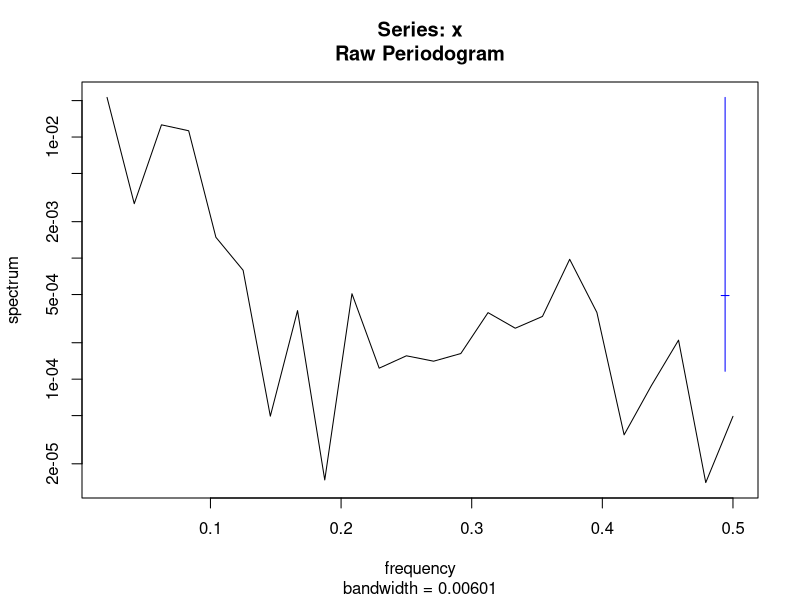
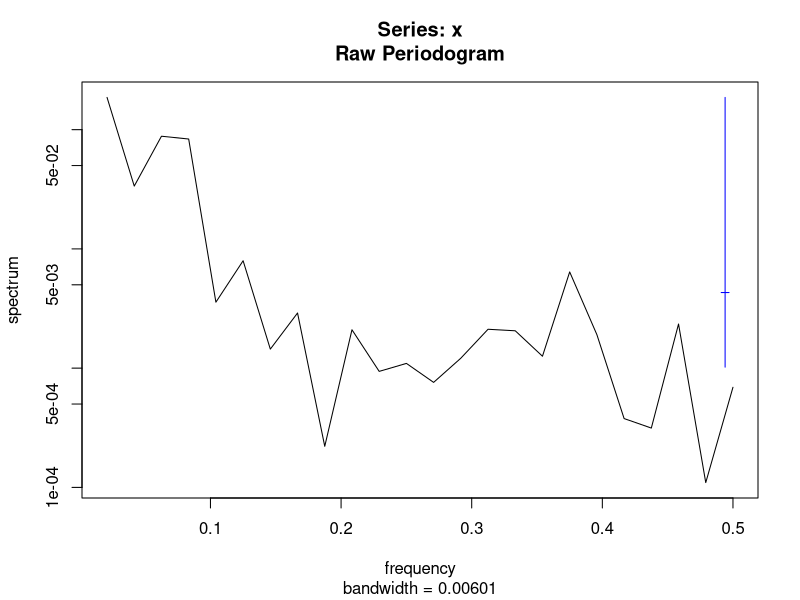
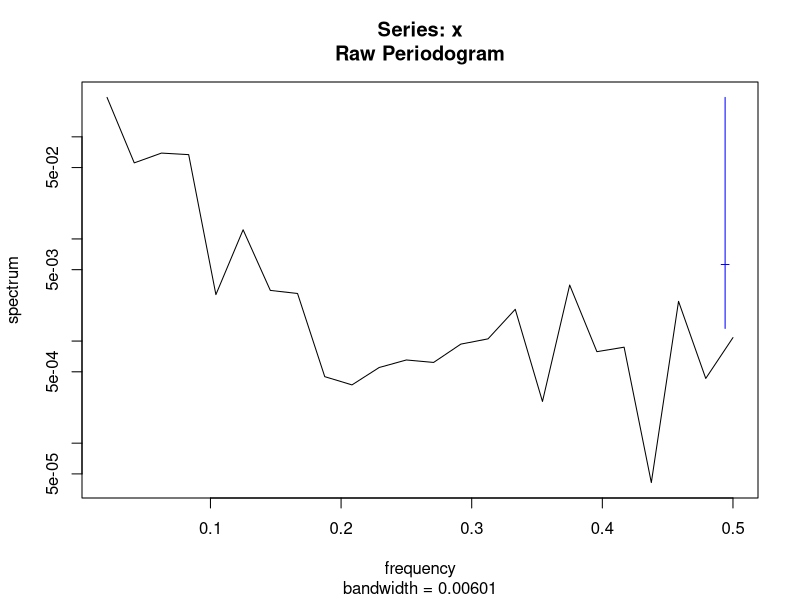
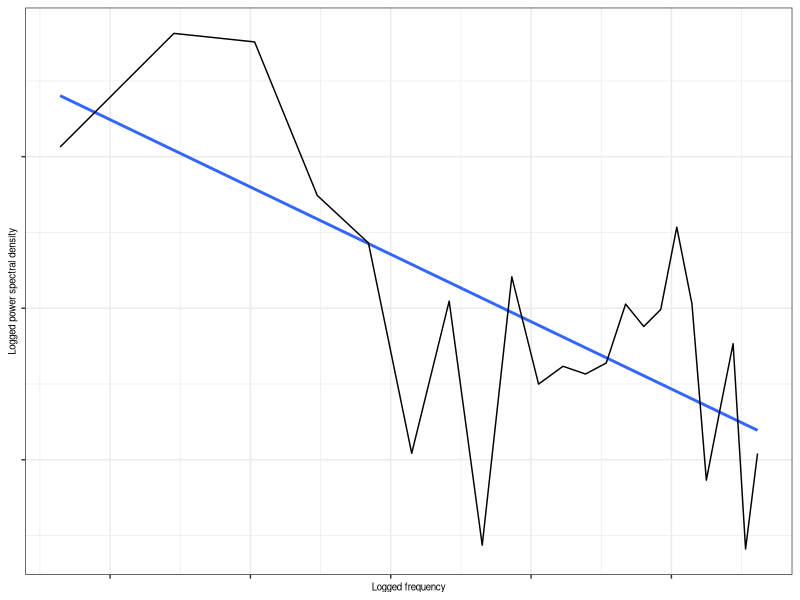
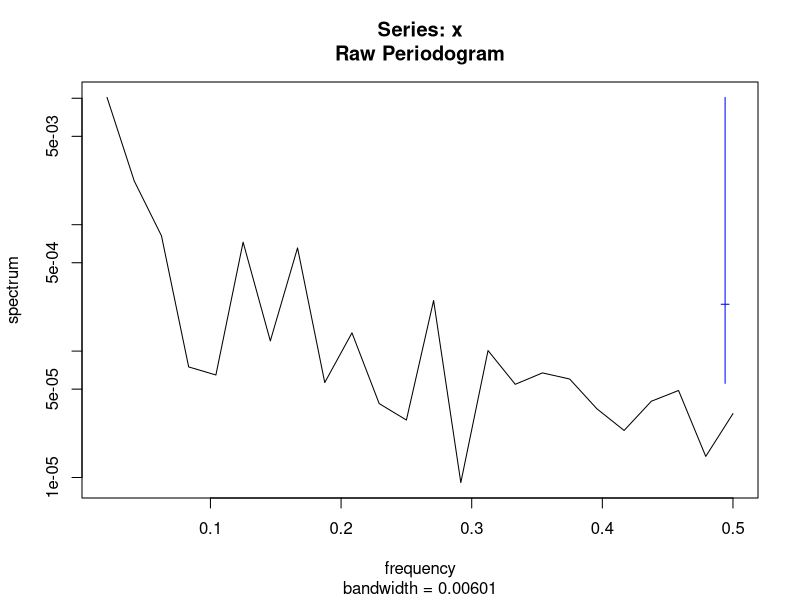
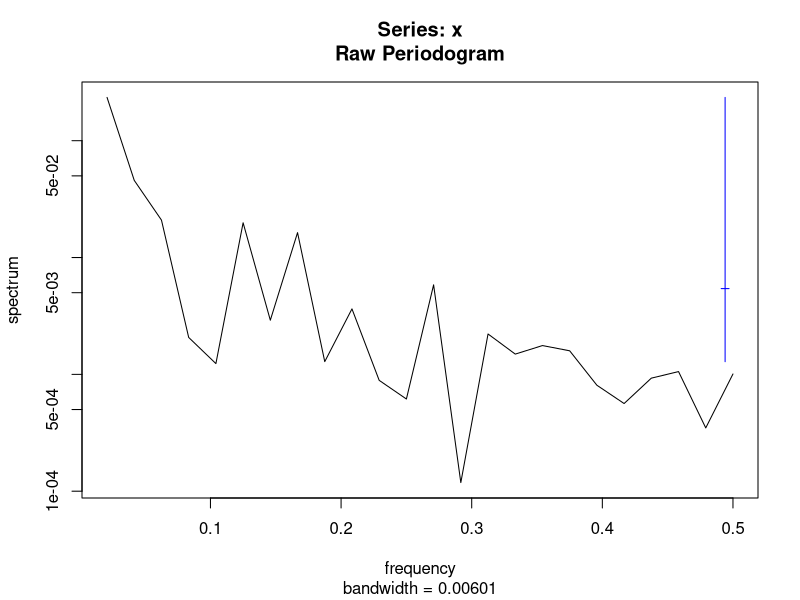
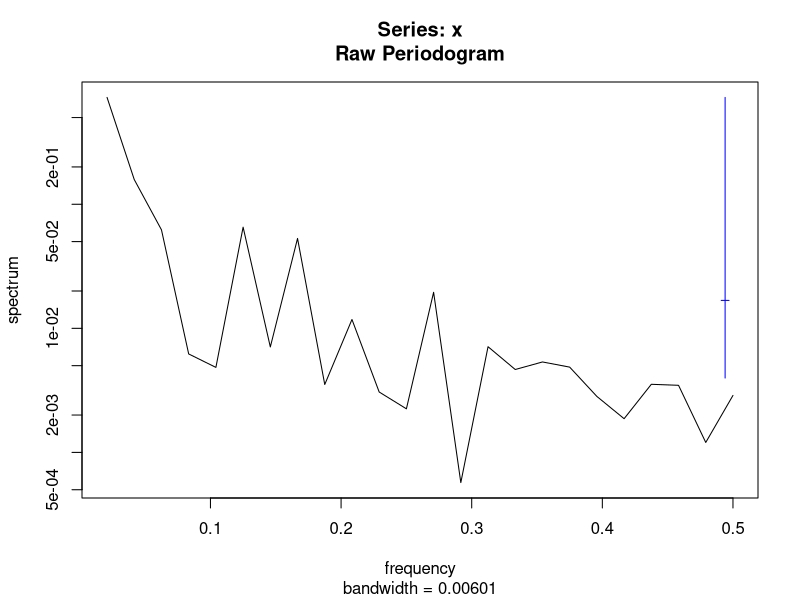

Reproduce these figures in R, in order.
## ---- chunk 1
knitr::opts_chunk$set(echo = FALSE,
                      message = FALSE,
                      warning = FALSE,
                      dev = c("png", "tiff"),
                      dpi = 300)
library(tidyverse)
library(flextable)
library(patchwork)

label_size <- 2.5
smallLabel_size <- 2
title_size <- 8
subtitle_size <- 7
legendText_size <- 6
axisText_size <- 6
axisTitle_size <- 7
facetTitle_size <- 7

## ---- chunk 2

# library(tidyverse)
# library(patchwork)
#----------------------------------------------------------------------------
gbmFun <- function(tau = 40, m = 0.001, s = 0.003, x0 = 1,
                   randVec = NULL, seed = NULL) {
  if(is.null(randVec)){
    if(!is.null(seed)){set.seed(seed)}
    randVec <- rnorm(tau)
  }
  epsilon <- randVec
  lx <- c(); lx[1] <- log(x0)
  drift <- (m - s * s / 2)
  for(t in 2:tau){
    dBt <-  s * epsilon[t]
    lx[t] <- lx[t - 1] + drift + dBt
  }
  x <- exp(lx)
  return(x)
}
# m <- 0.001
# s <- 0.003
# tau <- 400
# x0 <- 1
# x <- gbmFun(tau, m, s, x0, randVec = NULL)
# df_plot <- data.frame(t = 1:tau, x)
# gg <- ggplot(df_plot, aes(x = t, y = x))
# gg <- gg + geom_line()
# acf(diff(log(x)))
# hist(diff(log(x)))
# shapiro.test(diff(log(x)))
#---------------------------------------------------------------------------
# Algorithm 6.2 in Tankov 2003 Financial modeling with jump processes
compoundPoisFun <- function(tau, lambda, m_y = 0, s_y = 1,
                            seed = NULL, maxiter = 500){
  if(!is.null(seed)){set.seed(seed)}
  N <- rpois(1, lambda * tau)
  U <- runif(N) * tau
  U <- round(U)
  n_iter <- 0; flag <- 1
  while(flag == 1){
    n_iter <- n_iter + 1
    U <- runif(N) * tau
    U <- round(U)
    if(sum(duplicated(U)) > 0 & n_iter <= maxiter){
      flag <- 1
    }else{
      flag <- 0
      if(n_iter == maxiter){
        print("Reached maxiter without generating duplicate-free event times vec. Dropping duplicates.")
        U <- U[-which(duplicated(U))]
      }
    }
  }
  Tt <- U[order(U)]
  J <- exp(rnorm(N, m_y, s_y)) - 1
  #---
  cumJ <- cumsum(J)
  # For explicit modeling of Yt per time step
  Yt <- rep(0, tau)
  Yt[Tt] <- cumJ
  #---
  Tt <- c(0, Tt)
  J <- c(0, J)
  if(Tt[length(Tt)] != tau){
    Tt <- c(Tt, tau)
    J <- c(J, 0)
  }
  cumJ <- cumsum(J)
  df_step <- data.frame(Tt, cumJ)
  #--------------------------
  nEvents <- length(Tt)
  cumYt <- c()
  for(i in 1:(nEvents - 1)){
    tStart <- Tt[i]
    tFin <- Tt[i + 1] - 1
    cumYt[tStart:tFin] <- cumJ[i]
  }
  cumYt[tau] <- cumYt[tFin]
  df_Yt <- data.frame(t = 1:tau, Yt, cumYt)
  
  list_out <- list(df_step, df_Yt)
  return(list_out)
  
}
#----------------------------------------------------------------------------
FractDim<-function(Data,graphon=FALSE) {
  X=Data;N=length(X);
  jstart=10;jend=floor(10*(log10(N)-1));
  kvec=c(1:4,floor(2^(c(jstart:jend)/4)));
  indkend=length(kvec);
  k=c()
  AvgLmk=c()
  err=c()
  for(indk in 1:indkend)
  {
    k=kvec[indk]
    Xend=c()
    Xsum=c()
    Lmk=c()
    for(m in 1:k)
    {
      Xend=floor((N-m)/k)
      Xsum=sum(abs(X[m+c(1:Xend)*k]-c(0, X[m+c(1:(Xend-1))*k])))
      Lmk[m]=1/k*1/k*(N-1)/Xend*Xsum
    }
    AvgLmk[indk]=mean(Lmk)
    #  err[indk]=sd(log(Lmk))
  }
  x<-log(kvec)
  y<-log(AvgLmk)
  q<-lm(y~x)
  slope<-q$coefficients[2]
  yintcept<-q$coefficients[1]
  yfit<-x*slope+yintcept
  FrDim <- -slope
  avgRes <- mean(abs(q$residuals))
  if(graphon==TRUE)
  {
    plot(x,y,main="If linear then fractal, w/Fr. Dim = (-)slope",xlab="Ln(k)",ylab="Ln(length of curve with interval k)")
    z<-line(x,yfit);abline(coef(z),col='blue');z<-NULL
    #z<-line(x,y);abline(coef(z),col='blue');z<-NULL
  }
  #z<-line(x,y);qq=coef(z)
  #yintcept=qq[1]
  #FrDim=-qq[2]
  return(c(FrDim, avgRes, yintcept))
}
#===========================================================================
m <- 0.005
s <- m * seq(5.5, 50, length.out = 3)
tau <- 48
x0 <- 1
#rn <- round(runif(1) * 1000)
#rn <- 905
#rn <- 517
# rn <- 340
# set.seed(rn)
# tau <- 12 * 4
lambda <- 0.1


#----------------------------------------------------------------------------
# Generate and plot geometric Brownian movement example
#gBm_seed <- 10^4 * round(runif(1), 4)
#gBm_seed <- 2482
#gBm_seed <- 7781
gBm_seed <- 1029
#randVec <- coloredNoise(N = tau, alpha = 1, scaleIt = T)
#acf(randVec)
list_df <- list()
list_spec <- list()
facet_labels <- c()
for(i in 1:length(s)){
  x <- gbmFun(tau, m, s[i], x0, randVec = NULL, seed = gBm_seed)
  df_x <- data.frame(t = 1:tau, x, s = as.character(s[i]))
  list_df[[i]] <- df_x
  o <- spectrum(x)
  df_gbmSpec <- data.frame(lfreq = log(o$freq), lpwr = log(o$spec))
  df_gbmSpec <- df_gbmSpec[-1, ]
  df_gbmSpec$s <- as.character(s[i])
  list_spec[[i]] <- df_gbmSpec
  
  mod <- lm(lpwr ~ lfreq, df_gbmSpec)
  # summary(mod)
  alpha <- round(as.numeric(coefficients(mod)[2]), 2)
  # yint <- as.numeric(coefficients(mod)[1])
  # df_out <- as.data.frame(broom::glance(mod))
  # adjR2 <- round(df_out$adj.r.squared, 2)
  # N <- df.residual(mod)
  this_facet_label <- paste0("Slope = ", alpha, " fd = ", round(FractDim(x)[1], 2))
  facet_labels[i] <- this_facet_label
}
#---
df_plot <- as.data.frame(do.call(rbind, list_df))
colnames(df_plot)[1:2] <- c("Time", "Project NPV")
df_plot <- subset(df_plot, s == s[2])
gg <- ggplot(df_plot, aes(x = Time, y = `Project NPV`))
gg <- gg + geom_line()
#gg <- gg + facet_wrap(~s, scales = "free_y", ncol = 1)
gg <- gg + theme_bw()
gg <- gg + theme(axis.text = element_blank(),
                 axis.title = element_text(size = axisTitle_size))
gg_gbm <- gg
#---
df_plot <- as.data.frame(do.call(rbind, list_spec))
colnames(df_plot)[1:2] <- c("Logged frequency", "Logged power spectral density")
df_plot <- subset(df_plot, s == s[2])
#names(facet_labels) <- s
gg <- ggplot(df_plot, aes(x = `Logged frequency`, y = `Logged power spectral density`))
gg <- gg + geom_smooth(method = lm, se = F)
gg <- gg + geom_line()
# gg <- gg + facet_wrap(~s, ncol = 1,
#                       labeller = labeller(s = facet_labels))
gg <- gg + theme_bw()
gg <- gg + theme(axis.text = element_blank(),
                 axis.title = element_text(size = axisTitle_size))
gg_gbmSpec <- gg
gg
#----------------------------------------------------------------------------
# Generate and plot compound Poisson process example
#cPp_seed <- 10^4 * round(runif(1), 4)
#cPp_seed <- 6819
#cPp_seed <- 4880
#cPp_seed <- 7656
cPp_seed <- 2558
list_df <- list()
list_spec <- list()
facet_labels <- c()
for(i in 1:length(s)){
  #s_y = 0.3
  list_out <- compoundPoisFun(tau, lambda, m_y = m,
                              s_y = s[i], seed = cPp_seed,
                              maxiter = 500)
  df_x <- list_out[[1]]
  df_x$s <- as.character(s[i])
  list_df[[i]] <- df_x
  
  df_Yt <- list_out[[2]]
  o <- spectrum(df_Yt$cumYt)
  df_spec <- data.frame(lfreq = log(o$freq), lpwr = log(o$spec))
  df_spec <- df_spec[-1, ]
  df_spec$s <- as.character(s[i])
  list_spec[[i]] <- df_spec
  
  mod <- lm(lpwr ~ lfreq, df_spec)
  # summary(mod)
  alpha <- round(as.numeric(coefficients(mod)[2]), 2)
  # yint <- as.numeric(coefficients(mod)[1])
  # df_out <- as.data.frame(broom::glance(mod))
  # adjR2 <- round(df_out$adj.r.squared, 2)
  # N <- df.residual(mod)
  this_facet_label <- paste0("Slope = ", alpha, " fd = ", round(FractDim(df_Yt$cumYt)[1], 2))
  facet_labels[i] <- this_facet_label
  
}
#---
df_plot <- as.data.frame(do.call(rbind, list_df))
colnames(df_plot)[1:2] <- c("Time", "Project NPV")
df_plot <- subset(df_plot, s == s[2])
gg <- ggplot(df_plot, aes(Time, `Project NPV`))
#gg <- ggplot(df_cpp, aes(t, cumYt))
gg <- gg + geom_step()
#gg <- gg + facet_wrap(~s, ncol = 1)
gg <- gg + theme_bw()
gg <- gg + theme(axis.text = element_blank(),
                 axis.title.y = element_blank(),
                 axis.title.x = element_text(size = axisTitle_size))
gg_cpp <- gg
#---
df_plot <- as.data.frame(do.call(rbind, list_spec))
colnames(df_plot)[1:2] <- c("Logged frequency", "Logged power spectral density")
df_plot <- subset(df_plot, s == s[2])
#names(facet_labels) <- s
gg <- ggplot(df_plot, aes(x = `Logged frequency`, y = `Logged power spectral density`))
gg <- gg + geom_smooth(method = lm, se = F)
gg <- gg + geom_line()
# gg <- gg + facet_wrap(~s, ncol = 1,
#                       labeller = labeller(s = facet_labels))
gg <- gg + theme_bw()
gg <- gg + theme(axis.text = element_blank(),
                 axis.title.y = element_blank(),
                 axis.title.x = element_text(size = axisTitle_size))
gg_cppSpec <- gg

## ---- chunk 3
# Define functions
#----------------------------------------------------------------------------
# Table formatting function
FitFlextableToPage <- function(ft, pgwidth = 6){
  
  ft_out <- ft %>% autofit()
  #these_colWidths <- dim(ft_out)$widths * pgwidth  / (flextable_dim(ft_out)$widths)
  these_colWidths <- dim(ft_out)$widths
  these_colWidths[5] <- these_colWidths[1] * 1.5
  #these_colWidths[6] <- these_colWidths[6] * 0.7
  these_colWidths <- these_colWidths * pgwidth  / (flextable_dim(ft_out)$widths)
  ft_out <- width(ft_out, width = these_colWidths)
  return(ft_out)
}

#============================================================================
#============================================================================
# End function definition
#============================================================================
#============================================================================
# Project stage time durations and costs
# (Values given in chronologically reverse order, starting with stage n.)
# Kvec[1] is the launch cost, Tvec[1] is the launch duration.
# Time durations given in years, multiplied by 4 to convert to quarters.
# MSU/cornell
# Tvec <- c(2, 3.5, 1, 2, 4) * 4
# Kvec <- c(300000, 200000, 400000, 400000, 530000)
Tvec <- c(2, 3, 0.85, 1.7, 3.4) * 4
Kvec <- c(250000, 181000, 312000, 336000, 530000)
# Kvec <- c(180541, 311974, 335530, 530250)
# CIP
# Kvec <- c(52000, 213000, 396000, 929000)
# Tvec <- c(1, 0.25, 2, 4.75) * 4
#----------------------------------------------------------------------------
# Create table summarizing stage costs, time durations, and descriptions
stage1desc <- "Basic replication and scaling up"
stage2desc <- "Multi-location/season testing"
stage3desc <- "Compilation of the regulatory dossier"
stage4desc <- "Deregulation"
launchDesc <- "Launch in 2 countries"
descVec <- c(stage1desc, stage2desc, stage3desc, stage4desc, launchDesc)

df_table <- data.frame(Stage = c(1:4, "Launch"),
                       Kn = rev(Kvec),
                       Duration = rev(Tvec),
                       DurationCum = cumsum(rev(Tvec)),
                       Description = descVec)

colnames(df_table)[2:4] <- c("Cost\n(USD)", "Duration\n(annual quarters)", "Cumulative\nduration")

#df_table <- regulartable(df_table)
#df_table
#df_table <- width(df_table, width = 0.7)
table_title <- "Project to research and develop Late Blight resistant potato for release as a public good in 2 developing countries."
table_caption <- "Stage 1-4 costs and durations based on figures reported by Schiek et al. (2016). The launch cost and duration is hypothetical."

#df_table <- FitFlextableToPage(df_table)
# df_table <- add_header_lines(df_table, table_title)
# df_table <- add_footer_lines(df_table, table_caption)
#modifiedColnames <- colnames(df_table)
# modifiedColnames[3] <- "Duration\n(annual quarters)"
df_table %>%
  knitr::kable(
    format = "latex",
    caption = table_title,
    align = "l",
    booktabs = T,
    #longtable = T,
    linesep = " ",
    #   col.names = modifiedColnames,
    escape = F
  ) %>%
  kableExtra::kable_styling(
    position = "left",
    latex_options = c("scale_down", "striped", "repeat"),
    full_width = F,
    stripe_color = "gray!15"
  ) %>%
  # kableExtra::column_spec(column = 2:4, width = "1.25in"
  # ) %>%
  kableExtra::footnote(
    general = table_caption)
# number = c("Footnote 1; ", "Footnote 2; "),
# alphabet = c("Footnote A; ", "Footnote B; "),
# symbol = c("Footnote Symbol 1; ", "Footnote Symbol 2"))

# print_this_table <- function(df_table){
# df_table <- regulartable(df_table)
# df_table <- width(df_table, width = 5.5)
# # df_table <- FitFlextableToPage(df_table)
# 
# df_table %>% #regulartable() %>% autofit() %>%
#   valign(valign = "top", part = "all") %>%
#   align(align = "left", part = "all") %>%
#   fontsize(i = NULL, j = NULL, size = 9, part = "body") %>%
#   fontsize(i = NULL, j = NULL, size = 10, part = "header")
#   
# }


## ---- chunk 4

# Define functions
#------------------------------------------------------------------------
# N-fold ROV w/abandonment value function
rovN <- function(X0, Kvec, Bvec = NULL, Tvec, s, r){
  N <- length(Kvec)
  if(is.null(Bvec)){Bvec <- rep(0, N)}
  fNm1 <- X0
  etaNm10 <- 1
  etaVec <- c()
  fnVec <- c()
  sNm1vec <- c()
  Phi2vec <- c()
  Phi1vec <- c()
  for(i in 1:N){
    Kn <- Kvec[i]
    Bn <- Bvec[i]
    Tn <- rev(cumsum(rev(Tvec)))[i]
    dn <- (log(fNm1 / (Kn - Bn)) + (r - s^2 * etaNm10^2 / 2) * Tn) / (s * etaNm10 * sqrt(Tn))
    Phi1 <- pnorm(dn + s * etaNm10 * sqrt(Tn))
    Phi2 <- pnorm(dn)
    fn <- fNm1 * Phi1 - exp(-r * Tn) * Kn * Phi2 + exp(-r * Tn) * Bn * (1 + Phi2)
    fnVec[i] <- fn
    sNm1vec[i] <- s * etaNm10
    Phi2vec[i] <- Phi2
    Phi1vec[i] <- Phi1
    phi1 <- dnorm(dn + s * etaNm10 * sqrt(Tn))
    dfndfNm1 <- (Phi1 + phi1 * (1 - etaNm10) * s * sqrt(Tn))
    etaNnM1 <- fNm1 / fn * dfndfNm1
    etaNm10 <- etaNnM1 * etaNm10
    fNm1 <- fn
    etaVec[i] <- etaNm10
  }
  underVec <- c(X0, fnVec[-N])
  df_out <- data.frame(Stage = rev(1:N), Fold = 1:N,
                       OVn = fnVec, fnM10 = underVec,
                       KnM1 = Kvec, etaN0 = etaVec,
                       sNm1 = sNm1vec, Phi2 = Phi2vec)
  colnames(df_out)[-1] <- c("Fold (i)",
                            "i-fold ROV", "Value of underlying",
                            "Exercise cost", "Elasticity w.r.t. project NPV",
                            "Standard dev. of underlying",
                            "Probability of exercise")
  return(df_out)
  
}
#============================================================================
#============================================================================
# End function definition
#============================================================================
#============================================================================
# Define parameters
#---------------------------------------------------------------------------
# Set abandonment value to 0 for starters
# Separate out the stage 4 cost and total time horizon less launch time
Bvec <- c(0, 0, 0, 0)
n <- length(Kvec) - 1
K1 <- Kvec[n + 1]
Tn <- sum(Tvec[-1])
#---------------------------------------------------------------------------
# Crude project NPV estimate loosely based on expected adoption rates, time horizons, etc.
rYrly_discrete <- 0.08 #0.035
rQtly_discrete <- (1 + rYrly_discrete)^(1 / 4) - 1
Tadopt <- 20 * 4
Timpact <- 10 * 4
yrlyBen <- 1 * 10^6 # (Assuming very low adoption)
x0 <- sum(yrlyBen / (1 + rQtly_discrete)^(Tn + Tadopt + 1:Timpact))
# (Override)
x0 <- 1.23 * 10^6
#---------------------------------------------------------------------------
# Convert discrete discount rate to continuous discount rate
r <- round(log(1 + rQtly_discrete), 3)
#----------------------------------------------------------------------------
# Derive s and m
# Define confidence interval of interest, usually 95% (z = 1.96)
zBound <- 1.96
# Max and min log return elicited from experts/stakeholders
# 1) Elicit upper and lower pctg error in project NPV
# 2) Interpret as upper and lower bounds on 95% conf interval of arithmetic return
# 3) Convert arithmetic return to log return by formula log ret = log(1 + arith ret)
yMaxA <- 7.15#1.85
yMinA <- -0.8#-0.45
yMax <- log(1 + yMaxA)
yMin <- log(1 + yMinA)
# bTerm <- -(2 * yMin + 8 / 3 * zBound^2)
# yMax <- 1 / 2 * (-bTerm - sqrt(bTerm^2 + 4))
# Back out s and m
s <- (yMax - yMin) / (2 * zBound * sqrt(Tn))
# m <- 1 / (2 * Tn) * (yMax + yMin + (yMax - yMin)^2 / (4 * zBound^2))
# \begin{split}
# s &= \frac{z \pm \sqrt{z^2 - 1 / 2 (\bar{\ell} - r \tau)}}{ \sqrt{\tau}} \\
# &= \frac{-z \pm \sqrt{z^2 - 1 / 2 (\underline{\ell} - r \tau)}}{ \sqrt{\tau}} \\
# &= \sqrt{ r - \frac{\bar{\ell} + \underline{\ell}}{2 \tau}}
# \end{split}
# \end{equation}

s <- round(s, 3)
#m <- round(m, 3)
#m - r
# Make sure m > r
#----------------------------------------------------------------------------
# Plausibility check:
# Coefficient of variation
cv <- round(s / (r * sqrt(Tn)), 2)
#cv
# CV graph
# yMaxVec <- seq(0.1, 2.5, length.out = 35)
# sVec <- (yMaxVec - yMin) / (2 * zBound * sqrt(Tn))
# mVec <- 1 / (2 * Tn) * (yMaxVec + yMin + (yMaxVec - yMin)^2 / (4 * zBound^2))
# cvVec <- sVec / (mVec * sqrt(Tn))
# plot(yMaxVec, cvVec)
# cvVec <- 1 / (4 * zBound * Tn^2) * (yMaxVec^2 - yMin^2 + (yMaxVec - yMin)^3 / (4 * zBound^2))
# E[x(T)]|t=0
# ExT <- round(exp(m * Tn) * x0 * 10^-6, 3) # millions
# ExTdisc <- round(exp(-r * Tn) * ExT, 3) # millions
# Expected log return
#mu <- round((yMax + yMin) / 2, 2)
mu <- round((r - s^2 / 2) * Tn, 2)
#mu
#m <- (mu / Tn + s^2 / 2)
#--------------------------------------------------------------------------
# Compare to conventional appraisal
#NPV <- exp(-r * sum(Tvec)) * (X0 - sum(Kvec))
conv <- x0 - sum(exp(-r * rev(cumsum(rev(Tvec[-1])))) * (Kvec[-(n + 1)] - Bvec))
conv <- round(conv)
dif_conv <- round(conv - K1)
#------------------------------------------------------------------------
# Calculate n-fold ROV, at first with no abandonment value
df <- rovN(x0, Kvec[-n - 1], Bvec, Tvec[-1], s, r)
ROV <- round(df$`i-fold ROV`[nrow(df)])
dif <- round(ROV - K1)
Phi2 <- round(df$`Probability of exercise`[n], 2)
etaN0 <- round(df$`Elasticity w.r.t. project NPV`[n], 2)
#------------------------------------------------------------------------
# Calculate n-fold ROV, now with abandonment value
Bvec <- c(0, 0, 0, 20000)
df_wB <- rovN(x0, Kvec[-n - 1], Bvec, Tvec[-1], s, r)
ROV_wB <- round(df_wB$`i-fold ROV`[nrow(df_wB)])
dif_wB <- round(ROV_wB - K1)
Phi2wB <- round(df_wB$`Probability of exercise`[n], 2)
etaN0_wB <- round(df_wB$`Elasticity w.r.t. project NPV`[n], 2)
#------------------------------------------------------------------------
# Compare to conventional appraisal with abandonment value
#NPV <- exp(-r * sum(Tvec)) * (X0 - sum(Kvec))
conv_wB <- x0 - sum(exp(-r * rev(cumsum(rev(Tvec[-1])))) * (Kvec[-(n + 1)] - Bvec))
conv_wB <- round(conv_wB)
dif_conv_wB <- conv_wB - K1

## ---- chunk 5


df_table <- df[, c("Stage", "Fold (i)",
                   "i-fold ROV", "Value of underlying",
                   "Elasticity w.r.t. project NPV",
                   "Standard dev. of underlying",
                   "Probability of exercise")]
#df_tabwB <- df_wB[nrow(df_wB), c("OVn", "fnM10", "etaNm10", "sNm1", "Phi2")]
# colnames(df_table)[2:ncol(df_table)] <- c("ROV", "Value of\nunderlying", "Elasticity\nw.r.t. project NPV", "Standard dev.", "Phi 2")
df_table$`i-fold ROV` <- round(df_table$`i-fold ROV`)
df_table$`Value of underlying` <- round(df_table$`Value of underlying`)
these_cols <- c("Elasticity w.r.t. project NPV", "Standard dev. of underlying", "Probability of exercise")
df_table[, these_cols] <- round(df_table[, these_cols], 2)

# df_table <- regulartable(df_table)
# #df_table <- width(df_table, width = 0.7)
# df_table <- FitFlextableToPage(df_table)
# df_table

table_title <- "LBr potato project stage 1-4 ROVs"
modifiedColnames <- colnames(df_table)
modifiedColnames[2] <- "Fold $i$"
modifiedColnames[3] <- "$i$-fold ROV"
modifiedColnames[ncol(df_table)] <- "Prob. of exercise $\\Phi(\\delta_i)$"

df_table %>%
  knitr::kable(
    format = "latex",
    caption = table_title,
    align = "l",
    booktabs = T,
    #longtable = T,
    linesep = " ",
    col.names = modifiedColnames,
    escape = F
  ) %>%
  kableExtra::kable_styling(
    position = "left",
    latex_options = c("scale_down", "striped", "repeat"),
    full_width = F,
    stripe_color = "gray!15"
  ) %>%
  kableExtra::column_spec(column = 4:7, width = "1in")
# %>%
#   kableExtra::save_kable("Table 1.png")
# here("Table 1", "test")
# %>%
#   kableExtra::footnote(
#     general = table_caption)



## ---- chunk 6

#--------------------------------------------------------------------------
# Define slack function for root finding function
slackfun <- function(x0, Kvec, Bvec, Tvec, s, r, thresh){
  
  df <- rovN(x0, Kvec, Bvec, Tvec, s, r)
  ROV <- df$`i-fold ROV`[nrow(df)]
  slack <- ROV - thresh
  return(slack)
  
}

# testFn <- function(x, a, b, thresh){
#   f <- a * x^2 - b
#   slack <- f - thresh
#   return(slack)
# }
# a <- 1
# b <- 2
# thresh <- 0
# xGuess <- sqrt(2)
# testFn(xGuess, a, b, thresh)
# thisInt <- c(0, 2)
# minInt <- min(thisInt)
# maxInt <- max(thisInt)
# testRoot <- rootSolve::uniroot.all(testFn,
#                                    thisInt,
#                                    minInt,
#                                    maxInt,
#                                    a = a,
#                                    b = b,
#                                    thresh = thresh)

#--------------------------------------------------------------------------
interval <- c(1, 2) * 10^6
out <- uniroot(slackfun,
               interval,
               Kvec = Kvec[-n - 1],
               Bvec = Bvec,
               Tvec = Tvec[-1],
               s = s,
               r = r,
               thresh = K1
)
x0bEven <- round(out[[1]] * 10^-6, 3) # millions
# x0guess <- 1.06 * 10^6 #x0
# slackfun(x0guess, Kvec[-n - 1], Bvec, Tvec[-1], s, m, r, thresh = K1)
# minInt <- min(interval)
# maxInt <- max(interval)
# mm <- m
# x0Root <- rootSolve::uniroot.all(slackfun,
#                        interval = interval,
#                        lower = minInt,
#                        upper = maxInt,
#                        trace = 2,
#                        Kvec = Kvec[-n - 1],
#                        Bvec = Bvec,
#                        Tvec = Tvec[-1],
#                        s = s,
#                        mm = mm,
#                        r = r,
#                        thresh = K1
#                        )
#--------------------------------------------------------------------------
